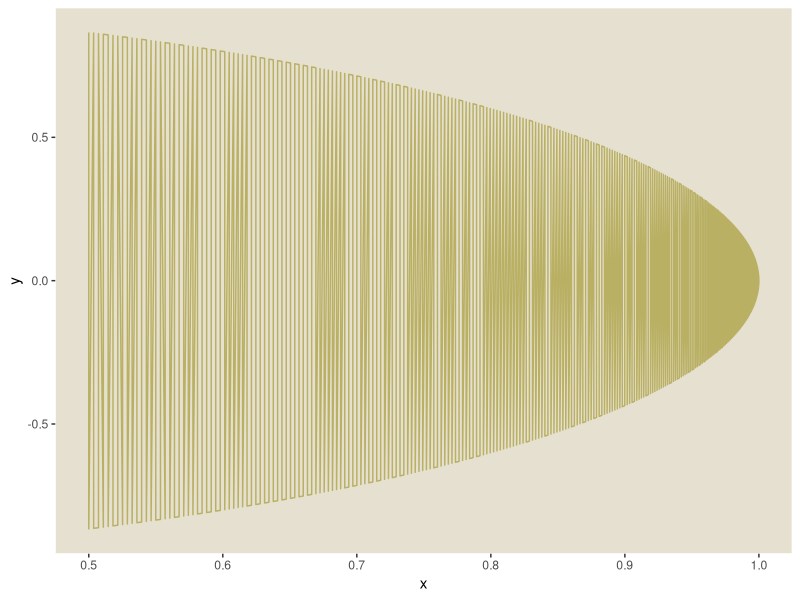

The R script that drew this image:
## ---- chunk 1
library(tidyverse)

colors<-c(
  "#e6e0d0", #1 background
  "#c04631", #2 red
  "#7aa03e", #3 green
  "#2a4c7e", #4 blue
  "#3d362f", #5 charcoal
  "#b9b064"  #6 greenish yellowish big curve
)

g<-ggplot()+ theme(panel.background = element_rect(fill=colors[1], colour='white'),
                   panel.grid.major = element_blank(),
                   panel.grid.minor = element_blank())

## ---- chunk 2

bound<-pi/3
big.curve<-data.frame(
  y<-sin(seq(bound, -bound, length=500)),
  x<-cos(seq(bound, -bound, length=500))
)

g<-g+
  #big curve
  geom_line(data=big.curve, 
               aes(x=x, y=y), 
               colour=colors[6])
g
